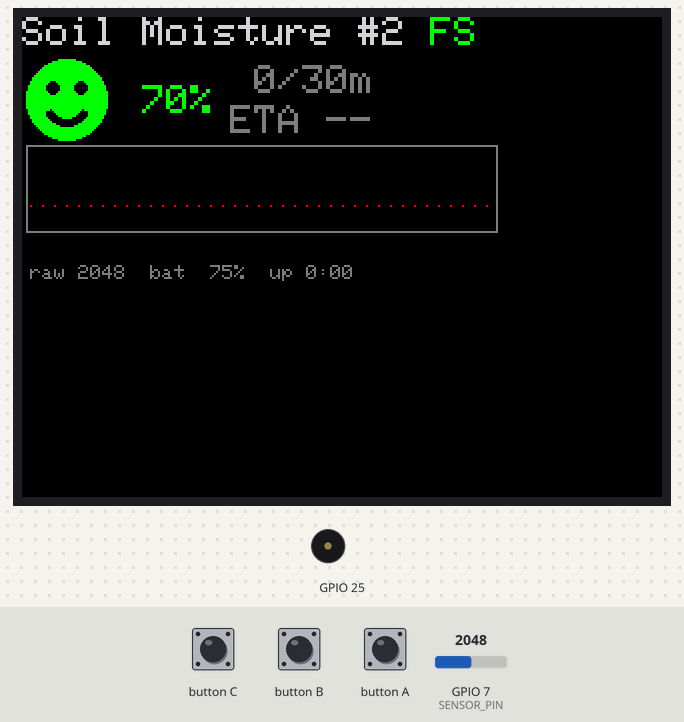
This sketch was run on a simulated ESP32-S3. On the bench: 320×240 colour display, buzzer (waves = sounding). The inputs (shaded band) are chosen by the test bench; at power-on: GPIO 7 (SENSOR_PIN) = 2048 (analog values on the 0–4095 scale). Storage starts empty; what the sketch prints to the serial monitor is not drawn.

Above: at 1.6 s.
1.7 s: GPIO 7 (SENSOR_PIN) set to 2429
At 2.4 s:
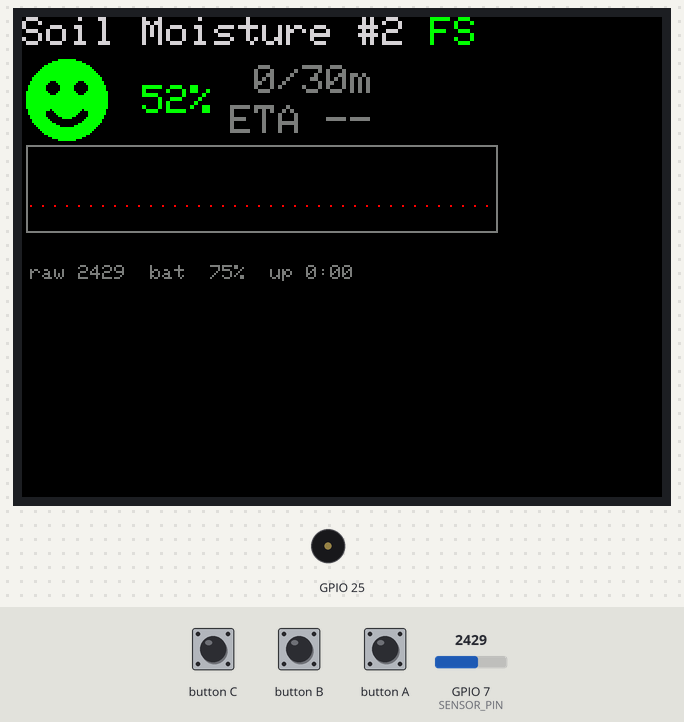
3.5 s: GPIO 7 (SENSOR_PIN) set to 2535
At 5.3 s:
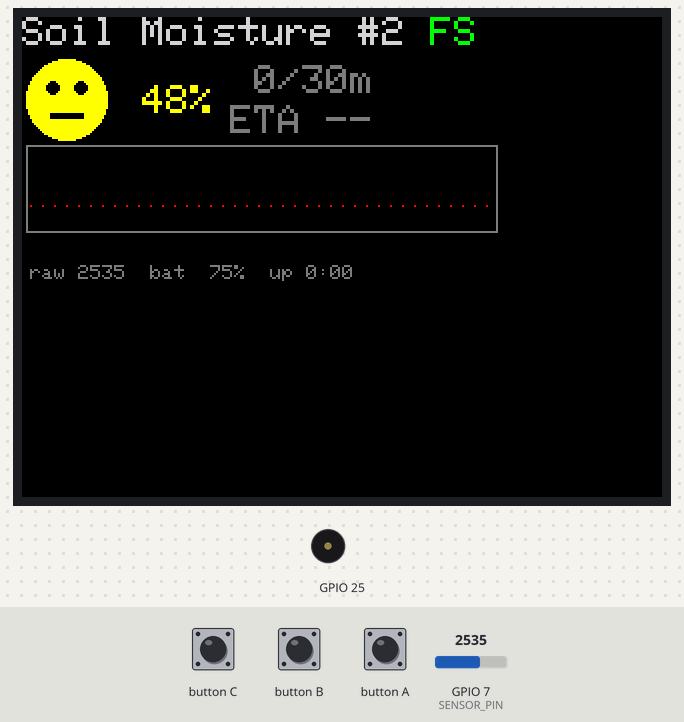
5.6 s: GPIO 7 (SENSOR_PIN) set to 2870
At 7.1 s:
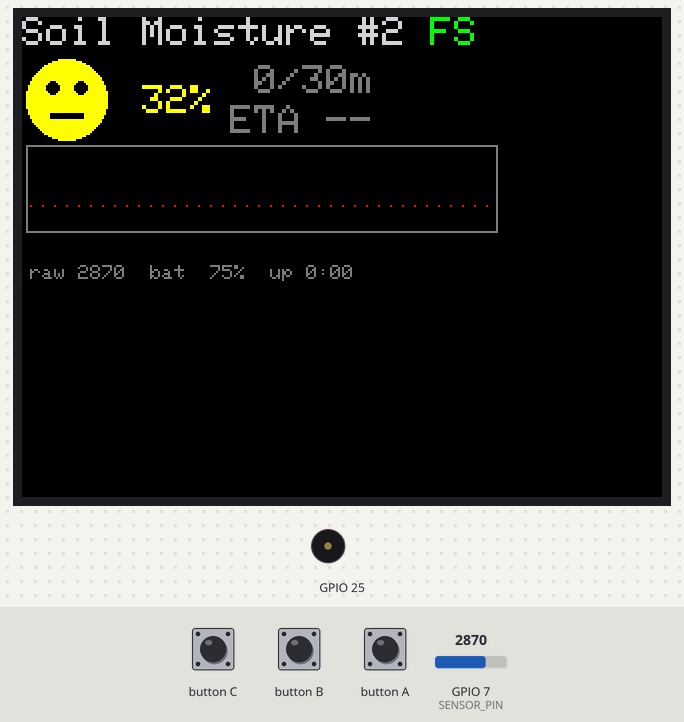
7.6 s: GPIO 7 (SENSOR_PIN) set to 2974
At 9.0 s:
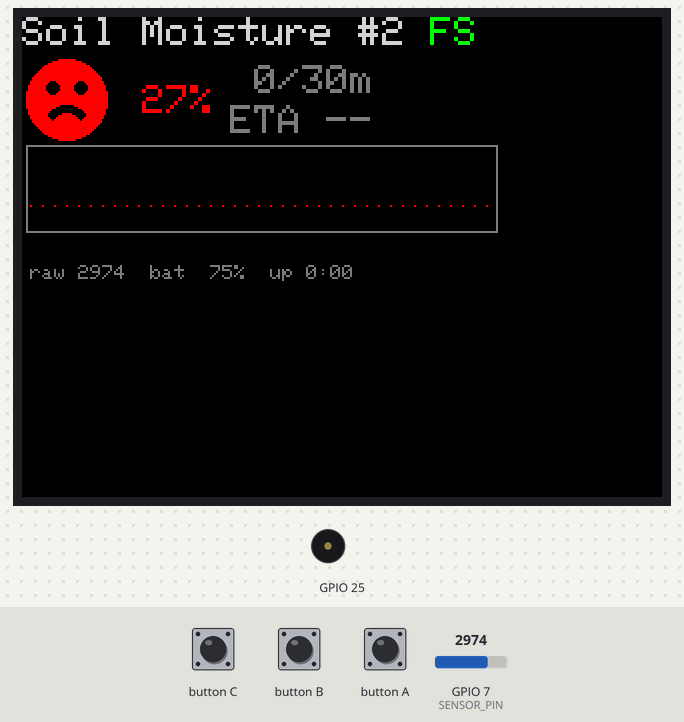
9.6 s: button B pressed for 3.2 s
At 12.92 s:
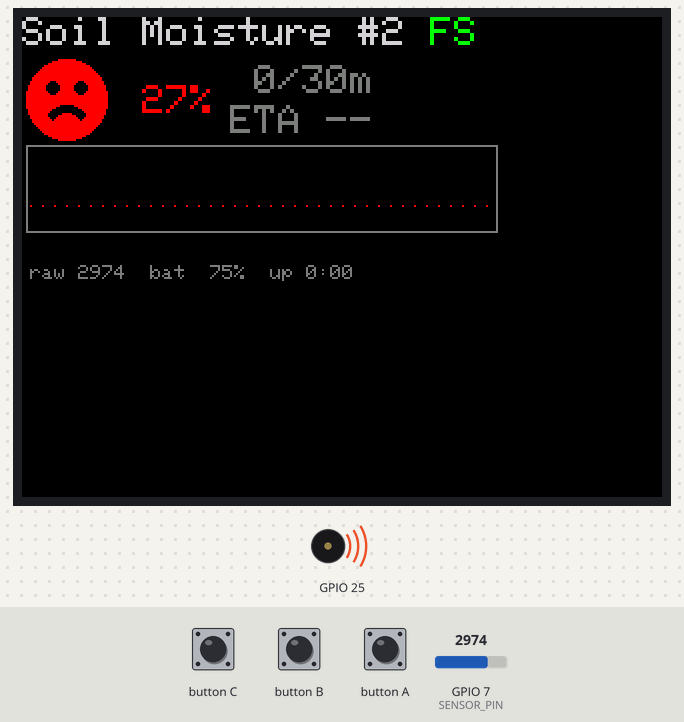
14.5 s: button A pulsed LOW 2 times (0.12 s each, 0.3 s apart)
At 15.18 s:
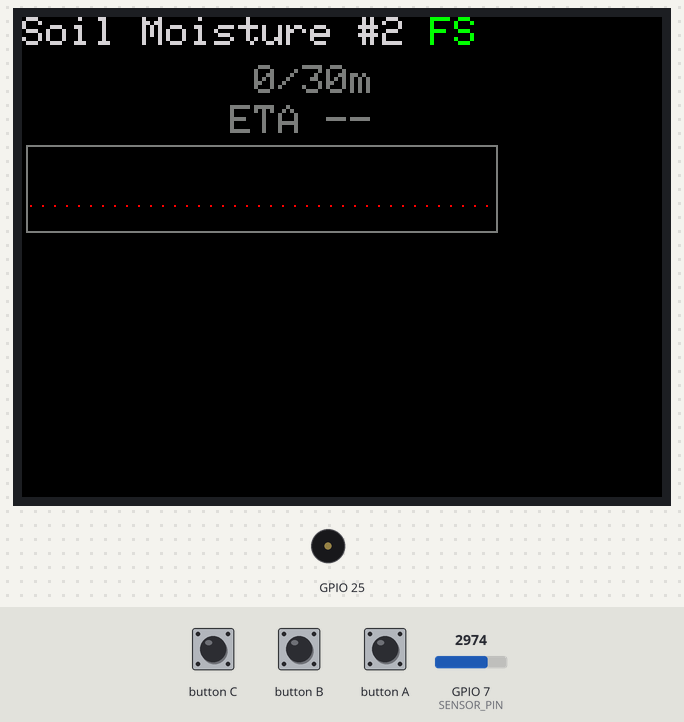
Timing chart, 0 to 63.1 s (numbered marks = the images above; inputs shaded):
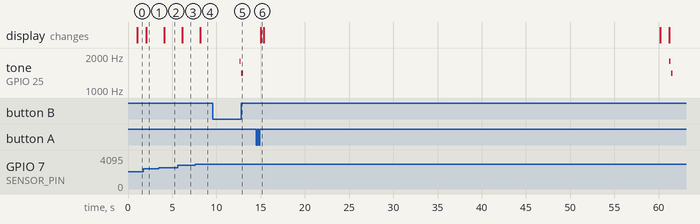

The sketch:

m2_monitor.ino
```cpp
// Soil moisture monitor for M5StickS3 — port of the Wio Terminal m5_power sketch.
// Wiring (top HAT header): sensor VCC -> 3V3_L2, GND -> GND, AOUT -> G7.
//
// FQBN: esp32:esp32:esp32s3:CDCOnBoot=cdc,FlashSize=8M,PSRAM=opi,PartitionScheme=default_8MB
// Port: /dev/cu.usbmodem14101 (native USB CDC; opening the port resets the device)

#include <M5Unified.h>
#include <LittleFS.h>

// ---- calibration (sensor #2, see CALIBRATION.md) ----
const uint16_t RAW_AIR   = 3573;  // 0 %
const uint16_t RAW_WATER = 1392;  // 100 %
const int SENSOR_PIN = 7;         // G7, ADC1_CH6
const int SENSOR_ID  = 2;

// ---- behaviour (identical to the Wio m5_power sketch) ----
const float    WATER_THRESHOLD  = 30.0f;
const uint32_t LOG_PERIOD_MS    = 60000;
const int      HISTORY_LEN      = 2880;    // 48 h of 1-min samples
const long     RATE_WINDOW      = 360;     // fit over at most 6 h
const long     RATE_MIN_SAMPLES = 30;
const float    WATERING_JUMP    = 5.0f;

const char*    LOG_PATH  = "/soil.csv";
const char*    OLD_PATH  = "/soil.old.csv";
const uint32_t ROTATE_AT_BYTES    = 1500000;  // ~7 weeks per file
const uint32_t RESTORE_TAIL_BYTES = 90000;

bool fsOk = false;
bool screenOn = true;
bool keyBFired = false;

float history[HISTORY_LEN];
long  totalSamples = 0;
long  segmentStart = 0;
int   bootId = 1;
long  minuteIdx = 0;
float accumPct = 0;
int   accumN = 0;
float lastMean = 0;
uint32_t lastLogMs = 0;
bool  lowAlerted = false;

uint32_t lastSenseMs = 0;

// Mood face tracks the same bands as the % colour: sad = needs water now,
// neutral = drying out, happy = well watered.
enum Mood { MOOD_NONE = -1, MOOD_SAD, MOOD_MEH, MOOD_HAPPY };
Mood shownMood = MOOD_NONE;

float histAt(long absIdx) { return history[absIdx % HISTORY_LEN]; }

// ---------- sensor ----------

uint16_t readSensorRaw() {
  const int N = 15;
  uint16_t s[N];
  for (int i = 0; i < N; i++) {
    s[i] = analogRead(SENSOR_PIN);
    delay(2);
  }
  for (int i = 1; i < N; i++) {
    uint16_t v = s[i];
    int j = i - 1;
    while (j >= 0 && s[j] > v) { s[j + 1] = s[j]; j--; }
    s[j + 1] = v;
  }
  return s[N / 2];
}

float rawToPercent(uint16_t raw) {
  float pct = 100.0f * (float)(RAW_AIR - raw) / (float)(RAW_AIR - RAW_WATER);
  return constrain(pct, 0.0f, 100.0f);
}

// ---------- filesystem ----------

bool initFs() {
  fsOk = LittleFS.begin(true);  // true = format on first mount
  return fsOk;
}

void rotateIfNeeded() {
  File f = LittleFS.open(LOG_PATH, "r");
  if (!f) return;
  uint32_t size = f.size();
  f.close();
  if (size < ROTATE_AT_BYTES) return;
  LittleFS.remove(OLD_PATH);
  LittleFS.rename(LOG_PATH, OLD_PATH);
  File nf = LittleFS.open(LOG_PATH, "w");
  if (nf) {
    nf.println("boot,minute,sensor,raw,pct");
    nf.close();
  }
}

bool appendLog(uint16_t raw, float pct) {
  File f = LittleFS.open(LOG_PATH, "a");
  if (!f) return false;
  f.printf("%d,%ld,%d,%u,%.2f\n", bootId, minuteIdx, SENSOR_ID, raw, pct);
  f.close();
  rotateIfNeeded();
  return true;
}

void restoreHistory() {
  if (!fsOk || !LittleFS.exists(LOG_PATH)) {
    if (fsOk) {
      File f = LittleFS.open(LOG_PATH, "w");
      if (f) { f.println("boot,minute,sensor,raw,pct"); f.close(); }
    }
    return;
  }
  File f = LittleFS.open(LOG_PATH, "r");
  if (!f) return;
  uint32_t size = f.size();
  if (size > RESTORE_TAIL_BYTES) {
    f.seek(size - RESTORE_TAIL_BYTES);
    f.readStringUntil('\n');
  }
  long lastBoot = 0, lastMinute = -1;
  while (f.available()) {
    String line = f.readStringUntil('\n');
    if (line.startsWith("#RESET")) {
      totalSamples = 0;  // probe was moved: discard everything before this
      continue;
    }
    int b, sensor;
    long m;
    unsigned int raw;
    float pct;
    if (sscanf(line.c_str(), "%d,%ld,%d,%u,%f", &b, &m, &sensor, &raw, &pct) == 5) {
      history[totalSamples % HISTORY_LEN] = pct;
      totalSamples++;
      lastBoot = b;
      lastMinute = m;
    }
  }
  f.close();
  bootId = (int)lastBoot + 1;
  minuteIdx = lastMinute + 1;
  segmentStart = totalSamples;  // trend restarts: off-time is unknown
  if (totalSamples > 0) lowAlerted = histAt(totalSamples - 1) <= WATER_THRESHOLD;
  Serial.printf("RESTORED,%ld,boot=%d\n", totalSamples, bootId);
}

void handleSerial() {
  if (!Serial.available()) return;
  String cmd = Serial.readStringUntil('\n');
  cmd.trim();
  if (cmd != "DUMP") return;
  for (const char* p : {OLD_PATH, LOG_PATH}) {
    File f = LittleFS.open(p, "r");
    if (!f) continue;
    while (f.available()) Serial.write(f.read());
    f.close();
  }
  Serial.println("#DUMP_END");
}

// ---------- trend ----------

void commitToHistory(float pct) {
  history[totalSamples % HISTORY_LEN] = pct;
  totalSamples++;
  if (totalSamples >= 6 && pct - histAt(totalSamples - 6) > WATERING_JUMP) {
    segmentStart = totalSamples - 1;
  }
  long floorIdx = totalSamples - min(RATE_WINDOW, (long)HISTORY_LEN);
  if (segmentStart < floorIdx) segmentStart = floorIdx;
  if (segmentStart < 0) segmentStart = 0;
}

bool slopePerHour(float &out) {
  long n = totalSamples - segmentStart;
  if (n < RATE_MIN_SAMPLES) return false;
  double sx = 0, sy = 0, sxx = 0, sxy = 0;
  for (long i = segmentStart; i < totalSamples; i++) {
    double x = (double)(i - segmentStart);
    double y = histAt(i);
    sx += x; sy += y; sxx += x * x; sxy += x * y;
  }
  double denom = (double)n * sxx - sx * sx;
  if (denom == 0) return false;
  out = (float)(((double)n * sxy - sx * sy) / denom * 60.0);
  return true;
}

// ---------- display (240x135 landscape) ----------

const int SPARK_X = 2, SPARK_Y = 64, SPARK_W = 236, SPARK_H = 44;

int sparkY(float pct) {
  return SPARK_Y + SPARK_H - 2 - (int)((SPARK_H - 4) * pct / 100.0f);
}

void drawSparkline() {
  if (!screenOn) return;
  M5.Display.fillRect(SPARK_X, SPARK_Y, SPARK_W, SPARK_H, TFT_BLACK);
  M5.Display.drawRect(SPARK_X, SPARK_Y, SPARK_W, SPARK_H, TFT_DARKGREY);
  int yThr = sparkY(WATER_THRESHOLD);
  for (int x = SPARK_X + 2; x < SPARK_X + SPARK_W - 2; x += 6) {
    M5.Display.drawPixel(x, yThr, TFT_RED);
  }
  long span = min(totalSamples, (long)HISTORY_LEN);
  if (span < 2) return;
  long stride = max(1L, span / (long)(SPARK_W - 4));
  long cols = span / stride;
  int prevX = -1, prevY = 0;
  for (long c = 0; c < cols; c++) {
    long idx = totalSamples - span + c * stride;
    int x = SPARK_X + 2 + (int)((long)(SPARK_W - 4) * c / max(cols - 1, 1L));
    int y = sparkY(histAt(idx));
    if (prevX >= 0) M5.Display.drawLine(prevX, prevY, x, y, TFT_CYAN);
    prevX = x; prevY = y;
  }
}

void drawTrend(float pct) {
  if (!screenOn) return;
  char line[32];
  M5.Display.setTextSize(2);

  float rate;
  bool haveRate = slopePerHour(rate);
  if (!haveRate) {
    long have = totalSamples - segmentStart;
    snprintf(line, sizeof(line), "%2ld/%ldm    ", have, RATE_MIN_SAMPLES);
    M5.Display.setTextColor(TFT_DARKGREY, TFT_BLACK);
    M5.Display.drawString(line, 104, 24);
  } else {
    snprintf(line, sizeof(line), "%+5.2f %%/h ", rate);
    M5.Display.setTextColor(TFT_LIGHTGREY, TFT_BLACK);
    M5.Display.drawString(line, 104, 24);
  }

  // Dry soil needs no rate estimate: WATER NOW! overrides every other ETA
  // state, warm-up included. totalSamples guard avoids a false alarm on a
  // first boot with no reading yet (pct defaults to 0).
  if (pct <= WATER_THRESHOLD && totalSamples > 0) {
    M5.Display.setTextColor(TFT_RED, TFT_BLACK);
    M5.Display.drawString("WATER NOW! ", 104, 44);
  } else if (!haveRate) {
    M5.Display.setTextColor(TFT_DARKGREY, TFT_BLACK);
    M5.Display.drawString("ETA --     ", 104, 44);
  } else if (rate >= -0.005f) {
    M5.Display.setTextColor(TFT_DARKGREY, TFT_BLACK);
    M5.Display.drawString("not drying ", 104, 44);
  } else {
    float hours = (pct - WATER_THRESHOLD) / -rate;
    if (hours > 99 * 24) {
      snprintf(line, sizeof(line), ">99 days   ");
    } else {
      int d = (int)(hours / 24), h = (int)hours % 24;
      snprintf(line, sizeof(line), "~%dd %02dh   ", d, h);
    }
    M5.Display.setTextColor(TFT_GREEN, TFT_BLACK);
    M5.Display.drawString(line, 104, 44);
  }
}

void drawHeader() {
  if (!screenOn) return;
  M5.Display.setTextSize(2);
  M5.Display.setTextColor(TFT_LIGHTGREY, TFT_BLACK);
  M5.Display.drawString("Soil Moisture #2", 0, 0);
}

void drawFsBadge() {
  if (!screenOn) return;
  M5.Display.setTextSize(2);
  if (fsOk) {
    M5.Display.setTextColor(TFT_GREEN, TFT_BLACK);
    M5.Display.drawString("FS ", 204, 0);
  } else {
    M5.Display.setTextColor(TFT_RED, TFT_BLACK);
    M5.Display.drawString("FS!", 204, 0);
  }
}

const int FACE_X = 22, FACE_Y = 41, FACE_R = 20;

void drawFace(Mood mood, uint16_t color) {
  M5.Display.fillCircle(FACE_X, FACE_Y, FACE_R, color);
  M5.Display.fillCircle(FACE_X - 7, FACE_Y - 6, 3, TFT_BLACK);
  M5.Display.fillCircle(FACE_X + 7, FACE_Y - 6, 3, TFT_BLACK);
  if (mood == MOOD_HAPPY) {
    M5.Display.fillArc(FACE_X, FACE_Y + 1, 9, 12, 25, 155, TFT_BLACK);
  } else if (mood == MOOD_SAD) {
    M5.Display.fillArc(FACE_X, FACE_Y + 15, 9, 12, 215, 325, TFT_BLACK);
  } else {
    M5.Display.fillRect(FACE_X - 8, FACE_Y + 7, 17, 3, TFT_BLACK);
  }
}

void drawLive(float pct, uint16_t raw) {
  if (!screenOn) return;
  Mood mood = pct < WATER_THRESHOLD ? MOOD_SAD
            : (pct < 50 ? MOOD_MEH : MOOD_HAPPY);
  uint16_t color = mood == MOOD_SAD ? TFT_RED
                 : (mood == MOOD_MEH ? TFT_YELLOW : TFT_GREEN);
  if (mood != shownMood) {  // redraw only on change: no 1 s flicker
    drawFace(mood, color);
    shownMood = mood;
  }

  char buf[8];
  snprintf(buf, sizeof(buf), "%3d%%", (int)(pct + 0.5f));
  M5.Display.setTextSize(2);
  M5.Display.setTextColor(color, TFT_BLACK);
  M5.Display.drawString(buf, 48, 34);

  char diag[48];
  uint32_t upMin = millis() / 60000;
  int bat = M5.Power.getBatteryLevel();  // 0-100, or <0 if unknown
  if (bat >= 0) {
    snprintf(diag, sizeof(diag), "raw %4u  bat %3d%%  up %lu:%02lu   ", raw,
             bat, (unsigned long)(upMin / 60), (unsigned long)(upMin % 60));
  } else {
    snprintf(diag, sizeof(diag), "raw %4u  bat --  up %lu:%02lu   ", raw,
             (unsigned long)(upMin / 60), (unsigned long)(upMin % 60));
  }
  M5.Display.setTextSize(1);
  M5.Display.setTextColor(TFT_DARKGREY, TFT_BLACK);
  M5.Display.drawString(diag, 4, 124);
}

// ---------- controls ----------

void chirp() {
  M5.Speaker.tone(1800, 120);
  delay(180);
  M5.Speaker.tone(1400, 200);
}

void setScreen(bool on) {
  screenOn = on;
  if (on) {
    M5.Display.wakeup();
    M5.Display.setBrightness(80);
    M5.Display.fillScreen(TFT_BLACK);
    shownMood = MOOD_NONE;
    drawHeader();
    drawFsBadge();
    drawSparkline();
    drawTrend(lastMean);
  } else {
    M5.Display.setBrightness(0);
    M5.Display.sleep();
  }
}

// After moving the probe: forget the old spot's history, mark it in the log.
void restartTrends() {
  totalSamples = 0;
  segmentStart = 0;
  accumPct = 0;
  accumN = 0;
  if (fsOk) {
    File f = LittleFS.open(LOG_PATH, "a");
    if (f) { f.printf("#RESET,%ld\n", minuteIdx); f.close(); }
  }
  Serial.printf("TRENDS_RESET,%ld\n", minuteIdx);
  chirp();
  drawSparkline();
  drawTrend(lastMean);
}

void pollButtons() {
  if (M5.BtnA.wasClicked()) setScreen(!screenOn);

  if (M5.BtnB.pressedFor(3000)) {
    if (!keyBFired) { keyBFired = true; restartTrends(); }
  } else if (M5.BtnB.wasReleased()) {
    keyBFired = false;
  }
}

// ---------- main ----------

void setup() {
  auto cfg = M5.config();
  M5.begin(cfg);
  Serial.begin(115200);
  analogReadResolution(12);
  analogSetPinAttenuation(SENSOR_PIN, ADC_11db);

  M5.Display.setRotation(1);
  M5.Display.fillScreen(TFT_BLACK);
  drawHeader();

  initFs();
  restoreHistory();
  drawFsBadge();
  drawSparkline();
  if (totalSamples > 0) lastMean = histAt(totalSamples - 1);
  drawTrend(lastMean);

  lastLogMs = millis();
}

void loop() {
  M5.update();
  handleSerial();
  pollButtons();

  if (millis() - lastSenseMs >= 1000) {
    lastSenseMs = millis();
    uint16_t raw = readSensorRaw();
    float pct = rawToPercent(raw);
    drawLive(pct, raw);
    accumPct += pct;
    accumN++;

    if (millis() - lastLogMs >= LOG_PERIOD_MS && accumN > 0) {
      lastLogMs += LOG_PERIOD_MS;
      float mean = accumPct / accumN;
      accumPct = 0;
      accumN = 0;
      lastMean = mean;

      commitToHistory(mean);

      if (!fsOk) initFs();
      if (fsOk && !appendLog(raw, mean)) fsOk = false;
      drawFsBadge();
      minuteIdx++;

      drawSparkline();
      drawTrend(mean);

      if (mean <= WATER_THRESHOLD && !lowAlerted) {
        lowAlerted = true;
        chirp();
      } else if (mean > WATER_THRESHOLD + 5) {
        lowAlerted = false;
      }
    }
  }

  delay(25);
}
```

Measured:
- the behaviour switches between 2482 and 2483 on GPIO 7 (SENSOR_PIN) (found by bisection; images 1 and 2)
- the behaviour switches between 2918 and 2919 on GPIO 7 (SENSOR_PIN) (found by bisection; images 3 and 4)
- after the input at 1.7 s, the display: changes after 0.37 s (image 1)
- after the input at 3.5 s, the display: changes after 0.61 s (image 2)
- after the input at 5.6 s, the display: changes after 0.55 s (image 3)
- after the input at 7.6 s, the display: changes after 0.59 s (image 4)
- after the input at 9.6 s, tone on GPIO 25: silent → 1800 Hz after 3.0 s, → silent 0.12 s later, → 1400 Hz 0.06 s later, → silent 0.20 s later
- after the input at 14.5 s, the display: changes after 0.53 s (image 6)
